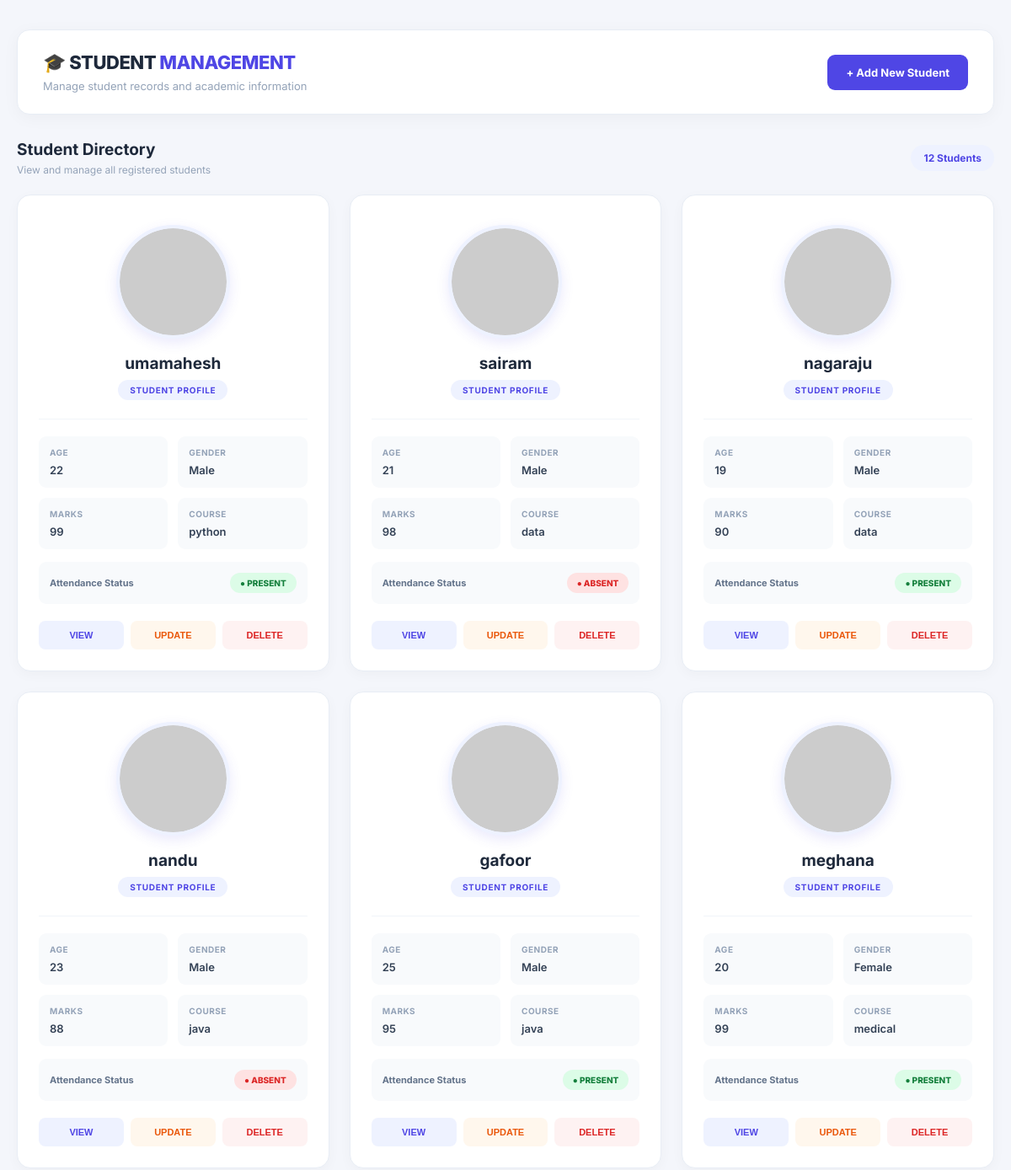
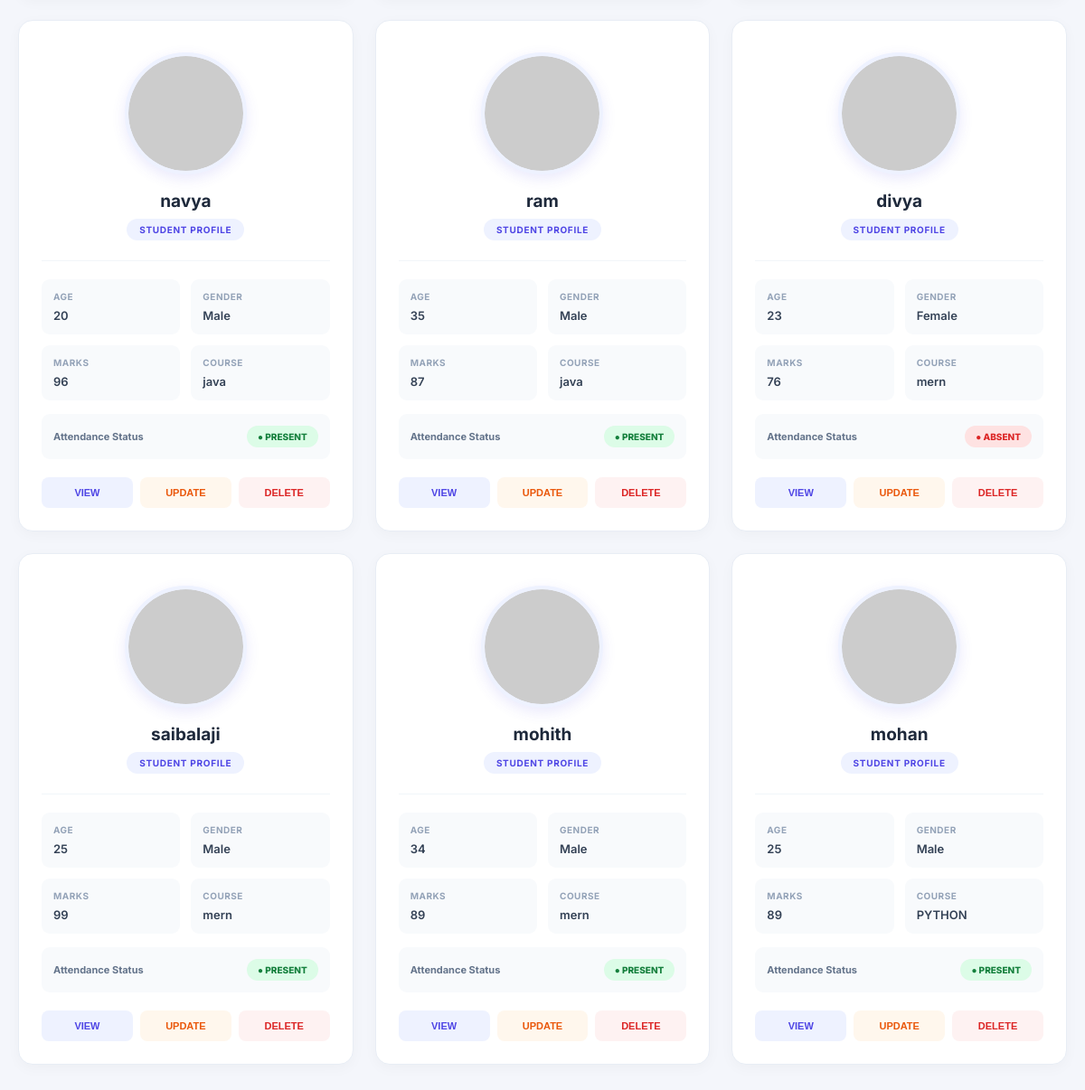
The page / on the database its author committed (2 pictures, top to bottom).
### tables this page shows
CREATE TABLE student(
            id INTEGER PRIMARY KEY AUTOINCREMENT,
            name TEXT NOT NULL,
            age INTEGER,
            gender TEXT,
            marks INTEGER,
            course TEXT,
            image TEXT,
            status INT
            );

### main.py (the view)
@app.get("/")
def home(req:Request):
    connecton = get_connection()
    cursor = connecton.cursor()
    query = "select * from student"
    cursor.execute(query)
    students = cursor.fetchall()
    connecton.close()
    return templates.TemplateResponse(
        request=req,
        name="home.html",
        context={
            "stds":students
        }
    )

### templates/home.html (shortened to what this page needs)
<!DOCTYPE html>
<html lang="en">
<head>
</head>
<body>
    <div class="maincontent">
        <div class="nav">
            <div>
                <h2>🎓 STUDENT <span>MANAGEMENT</span></h2>
                <p class="subtitle">
                    Manage student records and academic information
                </p>
            </div>
            <a href="/student/add" class="addbtn">
                + Add New Student
            </a>
        </div>
        <div class="section-header">
            <div>
                <h3>Student Directory</h3>
                <p>View and manage all registered students</p>
            </div>
            <span class="student-count">
                {{ stds|length }} Students
            </span>
        </div>
        <div class="students">
            {% for std in stds %}
            <div class="card">
                <div class="profile">
                    <div class="profile-image">
                        <img src="{{ std[6] }}"
                             alt="{{ std[1] }}'s Profile"
                             onerror="this.src='https://placehold.co/200x200/eef2ff/4f46e5?text=Student'">
                    </div>
                    <h3>{{ std[1] }}</h3>
                    <span class="student-label">
                        STUDENT PROFILE
                    </span>
                </div>
                <div class="details">
                    <div class="detail-box">
                        <label>Age</label>
                        <p>{{ std[2] }}</p>
                    </div>
                    <div class="detail-box">
                        <label>Gender</label>
                        <p>{{ std[3] }}</p>
                    </div>
                    <div class="detail-box">
                        <label>Marks</label>
                        <p>{{ std[4] }}</p>
                    </div>
                    <div class="detail-box">
                        <label>Course</label>
                        <p>{{ std[5] }}</p>
                    </div>
                </div>
                <div class="attendance-box">
                    <label>Attendance Status</label>
                    {% if std[7] == 1 %}
                    <span class="attendance present">
                        ● PRESENT
                    </span>
                    {% else %}
                    <span class="attendance absent">
                        ● ABSENT
                    </span>
                    {% endif %}
                </div>
                <div class="actions">
                    <a href="{{ std[0] }}">
                        <button type="button" class="vwbtn">
                            VIEW
                        </button>
                    </a>
                    <a href="/student/edit/{{ std[0] }}">
                        <button type="button" class="updatebtn">
                            UPDATE
                        </button>
                    </a>
                    <form action="/std/{{ std[0] }}"
                          method="post"
                          class="deleteform"
                          onsubmit="return confirm('Are you sure you want to delete this student?');">
                        <button type="submit" class="btndlt">
                            DELETE
                        </button>
                    </form>
                </div>
            </div>
            {% endfor %}
        </div>
    </div>
</body>
</html>

### templates/home.html (style rules this page uses)
* { margin: 0; padding: 0; box-sizing: border-box; }
body { font-family: 'Inter', sans-serif; background: #f4f6fb; color: #1e293b; min-height: 100vh; padding: 35px 20px; }
.maincontent { max-width: 1300px; width: 100%; margin: auto; }
.nav { background: #ffffff; padding: 25px 30px; border-radius: 15px; display: flex; justify-content: space-between; align-items: center; margin-bottom: 30px; box-shadow: 0 4px 20px rgba(0,0,0,0.04); border: 1px solid #e8edf5; }
.nav h2 { font-size: 22px; font-weight: 800; color: #1e293b; letter-spacing: -0.5px; }
.nav h2 span { color: #4f46e5; }
.subtitle { font-size: 13px; color: #94a3b8; margin-top: 7px; }
.addbtn { background: #4f46e5; color: white; border: none; padding: 13px 22px; border-radius: 9px; font-size: 13px; font-weight: 700; cursor: pointer; transition: 0.3s; text-decoration: none; display: inline-block; }
.section-header { display: flex; justify-content: space-between; align-items: center; margin-bottom: 22px; }
.section-header h3 { font-size: 19px; font-weight: 700; color: #1e293b; }
.section-header p { font-size: 12px; color: #94a3b8; margin-top: 5px; }
.student-count { background: #eef2ff; color: #4f46e5; padding: 8px 15px; border-radius: 20px; font-size: 12px; font-weight: 700; }
.students { display: grid; grid-template-columns: repeat(auto-fit, minmax(280px, 1fr)); gap: 24px; }
.card { background: #ffffff; border-radius: 16px; padding: 25px; border: 1px solid #e8edf5; box-shadow: 0 4px 15px rgba(0,0,0,0.03); transition: all 0.3s ease; }
.profile { display: flex; flex-direction: column; align-items: center; text-align: center; padding: 10px 0 22px; border-bottom: 1px solid #f1f5f9; margin-bottom: 20px; }
.profile-image { width: 135px; height: 135px; border-radius: 50%; overflow: hidden; margin-bottom: 18px; border: 4px solid #eef2ff; box-shadow: 0 5px 15px rgba(79,70,229,0.12); background: #eef2ff; transition: 0.3s; }
.profile-image img { width: 100%; height: 100%; object-fit: cover; object-position: center; display: block; border: none; padding: 0; margin: 0; border-radius: 50%; }
.card h3 { font-size: 19px; font-weight: 700; color: #1e293b; margin-bottom: 8px; }
.student-label { display: inline-block; font-size: 10px; font-weight: 700; color: #4f46e5; background: #eef2ff; padding: 6px 14px; border-radius: 20px; letter-spacing: 0.7px; }
.details { display: grid; grid-template-columns: 1fr 1fr; gap: 12px; }
.detail-box { background: #f8fafc; padding: 13px; border-radius: 9px; transition: 0.3s; }
.detail-box label { display: block; font-size: 10px; font-weight: 700; color: #94a3b8; margin-bottom: 7px; text-transform: uppercase; letter-spacing: 0.5px; }
.detail-box p { font-size: 13px; font-weight: 600; color: #334155; word-break: break-word; }
.attendance-box { margin-top: 15px; padding: 13px; background: #f8fafc; border-radius: 9px; display: flex; justify-content: space-between; align-items: center; }
.attendance-box label { font-size: 11px; font-weight: 700; color: #64748b; }
.attendance { display: inline-block; padding: 6px 12px; border-radius: 20px; font-size: 10px; font-weight: 800; }
.present { background: #dcfce7; color: #15803d; }
.absent { background: #fee2e2; color: #dc2626; }
.actions { display: flex; gap: 8px; margin-top: 20px; }
.actions a { flex: 1; text-decoration: none; }
.actions button { width: 100%; padding: 11px 8px; border: none; border-radius: 8px; font-size: 11px; font-weight: 700; cursor: pointer; transition: 0.3s; }
.vwbtn { background: #eef2ff; color: #4f46e5; }
.updatebtn { background: #fff7ed; color: #ea580c; }
.deleteform { flex: 1; margin: 0; }
.btndlt { background: #fef2f2; color: #dc2626; }

### rows shown on the page
student: name "umamahesh", age "22", gender "Male", marks "99", course "python", status "● PRESENT"
student: name "sairam", age "21", gender "Male", marks "98", course "data", status "● ABSENT"
student: name "nagaraju", age "19", gender "Male", marks "90", course "data", status "● PRESENT"
student: name "nandu", age "23", gender "Male", marks "88", course "java", status "● ABSENT"
student: name "gafoor", age "25", gender "Male", marks "95", course "java", status "● PRESENT"
student: name "meghana", age "20", gender "Female", marks "99", course "medical", status "● PRESENT"
student: name "navya", age "20", gender "Male", marks "96", course "java", status "● PRESENT"
student: name "ram", age "35", gender "Male", marks "87", course "java", status "● PRESENT"
student: name "divya", age "23", gender "Female", marks "76", course "mern", status "● ABSENT"
student: name "saibalaji", age "25", gender "Male", marks "99", course "mern", status "● PRESENT"
student: name "mohith", age "34", gender "Male", marks "89", course "mern", status "● PRESENT"
student: name "mohan", age "25", gender "Male", marks "89", course "PYTHON", status "● PRESENT"

### other values the page prints
{{ stds|length }} "12"
